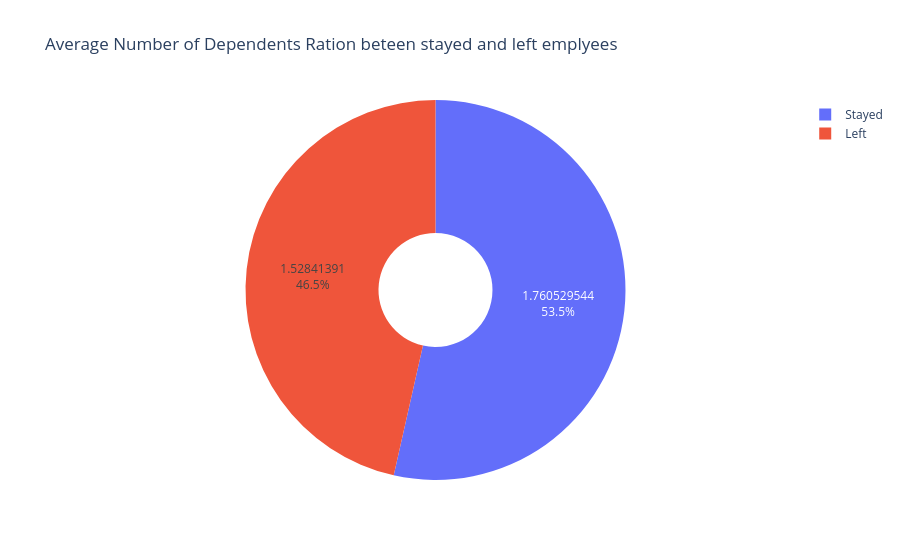

Here is the notebook cell this chart was saved with:
### Code cell
d = df.groupby('attrition')['number_of_dependents'].mean().reset_index(name='number_of_dependents')
d

fig = px.pie(d,
             names='attrition',
             values='number_of_dependents',
             title='Average Number of Dependents Ration beteen stayed and left emplyees',
             hole=0.3,
             )

fig.update_traces(textinfo='percent+value')
fig.show()

### Figure 1 — Plotly figure (JSON) as saved in the notebook; plotly's stock layout.template omitted (floating-point values rounded to 4 significant figures)
{"data": [{"domain": {"x": [0, 1], "y": [0, 1]}, "hole": 0.3, "hovertemplate": "attrition=%{label}<br>number_of_dependents=%{value}<extra></extra>", "labels": ["Left", "Stayed"], "legendgroup": "", "name": "", "showlegend": true, "textinfo": "percent+value", "type": "pie", "values": [1.528, 1.761]}], "layout": {"legend": {"tracegroupgap": 0}, "title": {"text": "Average Number of Dependents Ration beteen stayed and left emplyees"}}}
